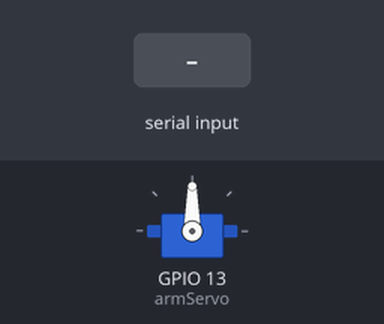
Bench run of a sketch on a simulated ESP32. Shown: servo. Inputs (shaded band) come from the test bench. What the sketch prints to the serial monitor is not drawn.

Above: at 1.2 s.
1.3 s: "RIGHT\n" received over Serial
At 1.8 s:
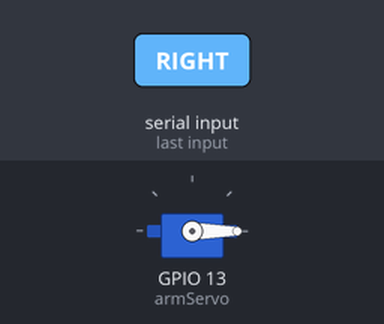
2.8 s: "LEFT\n" received over Serial
At 4.1 s:
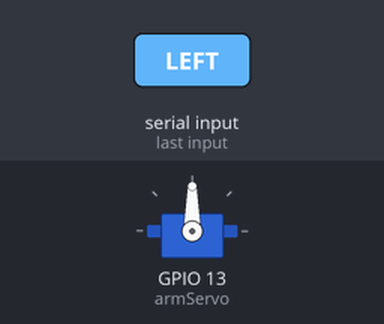
Timing chart, 0 to 5.8 s (numbered marks = the images above; inputs shaded):
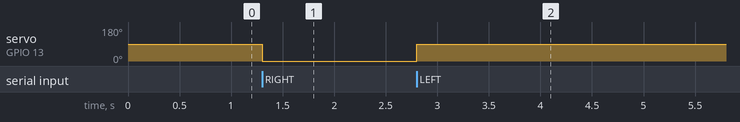

The sketch:

servo.ino
```cpp
#include <ESP32Servo.h>

// ---------------- Servo ----------------
Servo armServo;
bool initialized = false;  // flag to track if we sent first command

void setup() {
  Serial.begin(115200);

  // Attach servo to GPIO13
  armServo.attach(13);

  Serial.println("⚡ Servo ready. Send RIGHT or LEFT command to move it.");
  Serial.println("⚠️ Servo will NOT move on upload/power-up.");
}

void loop() {
  if (Serial.available() > 0) {
    String command = Serial.readStringUntil('\n');
    command.trim();  // remove whitespace

    if (command.equalsIgnoreCase("RIGHT")) {
      armServo.write(0);
      Serial.println("⬅️ Servo moved RIGHT (0°)");
      initialized = true;
    }
    else if (command.equalsIgnoreCase("LEFT")) {
      armServo.write(90);
      Serial.println("➡️ Servo moved LEFT (90°)");
      initialized = true;
    }
    else {
      Serial.println("⚠️ Unknown command. Use RIGHT or LEFT.");
    }
  }
}
```

Measured:
- after the input at 1.3 s, servo on GPIO 13 (armServo): 90° → 0° at once
- after the input at 2.8 s, servo on GPIO 13 (armServo): 0° → 90° at once
